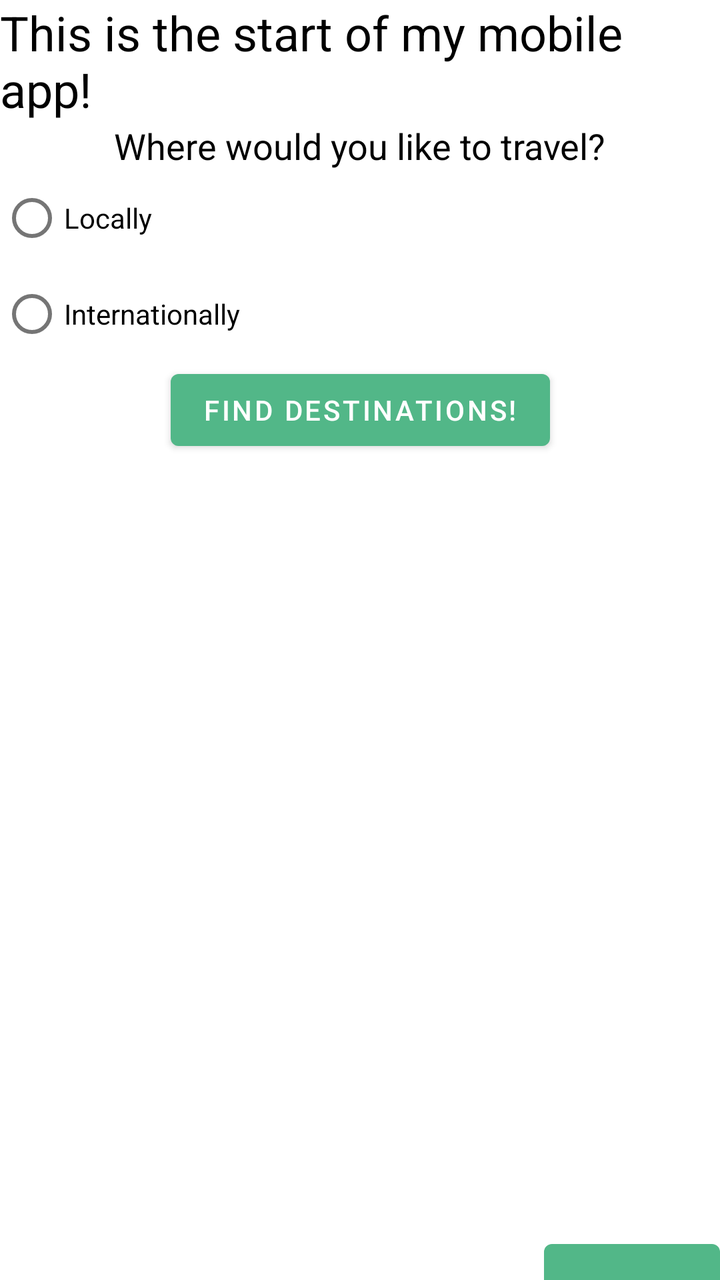
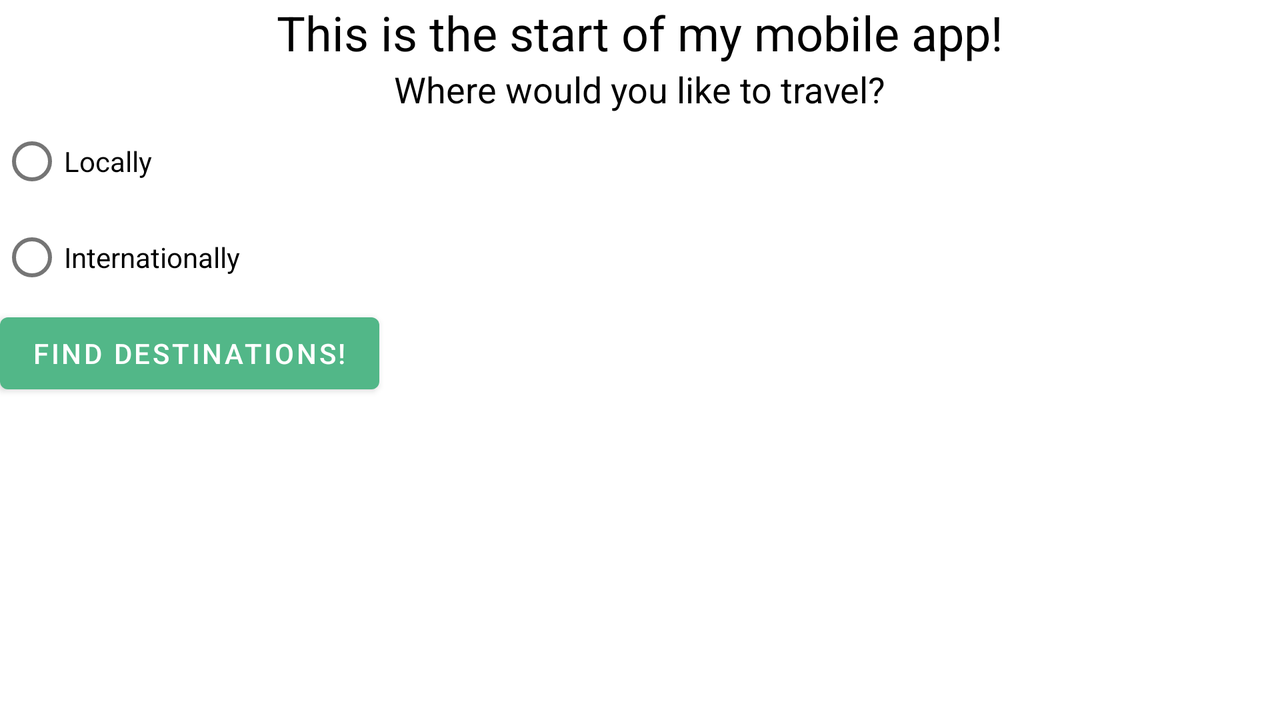

One screen, two layout resources from the same app: the default and the repository's alternative for another configuration. Each is rendered where Android would select it; the XML of both is given below.
<!-- AndroidManifest.xml: application theme Theme.TravelApp -->
<!-- res/layout/activity_main.xml -->
<?xml version="1.0" encoding="utf-8"?>
<androidx.constraintlayout.widget.ConstraintLayout xmlns:android="http://schemas.android.com/apk/res/android"
    xmlns:app="http://schemas.android.com/apk/res-auto"
    xmlns:tools="http://schemas.android.com/tools"
    android:layout_width="match_parent"
    android:layout_height="match_parent"
    tools:context=".MainActivity">

    <TextView
        android:id="@+id/welcome_text_view"
        android:layout_width="wrap_content"
        android:layout_height="wrap_content"
        android:text="@string/this_is_the_start_of_my_mobile_app"
        app:layout_constraintLeft_toLeftOf="parent"
        app:layout_constraintRight_toRightOf="parent"
        app:layout_constraintTop_toTopOf="parent"
        android:layout_marginBottom="50dp"
        style="@style/TitleStyle"
    />

    <TextView
        android:id="@+id/travel_question"
        android:text="@string/where_would_you_like_to_travel"
        android:layout_height="wrap_content"
        android:layout_width="wrap_content"
        app:layout_constraintLeft_toLeftOf="parent"
        app:layout_constraintRight_toRightOf="parent"
        app:layout_constraintTop_toBottomOf="@id/welcome_text_view"
        style="@style/FontStyle"/>

    <RadioGroup
        android:id="@+id/travel_radio"
        android:layout_width="fill_parent"
        android:layout_height="wrap_content"
        android:orientation="vertical"
        app:layout_constraintTop_toBottomOf="@id/travel_question"
        app:layout_constraintLeft_toLeftOf="parent"
        app:layout_constraintRight_toRightOf="parent">

        <RadioButton android:id="@+id/radio_local"
            android:layout_width="wrap_content"
            android:layout_height="wrap_content"
            app:layout_constraintLeft_toLeftOf="parent"
            app:layout_constraintRight_toRightOf="parent"
            android:text="@string/locally" />

        <RadioButton android:id="@+id/radio_international"
            android:layout_width="wrap_content"
            android:layout_height="wrap_content"
            app:layout_constraintLeft_toLeftOf="parent"
            app:layout_constraintRight_toRightOf="parent"
            android:text="@string/internationally" />

    </RadioGroup>

    <Button
        android:id="@+id/find_destinations"
        android:layout_width="wrap_content"
        android:layout_height="wrap_content"
        app:layout_constraintTop_toBottomOf="@id/travel_radio"
        android:text="@string/find_destinations"
        app:layout_constraintLeft_toLeftOf="parent"
        app:layout_constraintRight_toRightOf="parent"
        />

    <Button
        android:id="@+id/help_button"
        android:layout_width="wrap_content"
        android:layout_height="wrap_content"
        android:src="@drawable/help_icon"
        app:layout_constraintTop_toBottomOf="parent"
        app:layout_constraintBottom_toBottomOf="parent"
        app:layout_constraintRight_toRightOf="parent"
        />

    <TextView
        android:id="@+id/radio_output"
        android:text=""
        android:layout_height="wrap_content"
        android:layout_width="wrap_content"
        app:layout_constraintLeft_toLeftOf="parent"
        app:layout_constraintRight_toRightOf="parent"
        app:layout_constraintTop_toBottomOf="@id/travel_radio" />

    <ImageView
        android:id="@+id/seattle_image"
        android:layout_width="wrap_content"
        android:layout_height="wrap_content"
        app:layout_constraintTop_toBottomOf="@id/radio_output"
        app:layout_constraintLeft_toLeftOf="parent"
        app:layout_constraintRight_toRightOf="parent"
        android:src="@drawable/seattle"
        />





</androidx.constraintlayout.widget.ConstraintLayout>
<!-- resources referenced by this layout -->
<resources>
  <string name="find_destinations">Find destinations!</string>
  <string name="internationally">Internationally</string>
  <string name="locally">Locally</string>
  <string name="this_is_the_start_of_my_mobile_app">This is the start of my mobile app!</string>
  <string name="where_would_you_like_to_travel">Where would you like to travel?</string>
  <style name="FontStyle">
          <item name="android:textSize">18sp</item>
          <item name="android:textColor">@color/black</item>
      </style>
  <style name="TitleStyle">
          <item name="android:textSize">24sp</item>
          <item name="android:textColor">@color/black</item>
      </style>
  <style name="Theme.TravelApp" parent="Theme.MaterialComponents.DayNight.DarkActionBar">
          
          <item name="colorPrimary">@color/mint_green</item>
          <item name="colorPrimaryVariant">@color/mint_green</item>
          <item name="colorOnPrimary">@color/white</item>
          
          <item name="colorSecondary">@color/teal_200</item>
          <item name="colorSecondaryVariant">@color/teal_700</item>
          <item name="colorOnSecondary">@color/black</item>
          
          <item name="android:statusBarColor" tools:targetApi="l">?attr/colorPrimaryVariant</item>
          
      </style>
  <color name="black">#FF000000</color>
  <color name="mint_green">#52B788</color>
  <color name="white">#FFFFFFFF</color>
  <color name="teal_200">#FF03DAC5</color>
  <color name="teal_700">#FF018786</color>
</resources>
<!-- res/layout-land/activity_main.xml (the repository's variant of the layout above) -->
<!-- drawn on the phone turned sideways -->
<?xml version="1.0" encoding="utf-8"?>
<androidx.constraintlayout.widget.ConstraintLayout xmlns:android="http://schemas.android.com/apk/res/android"
    xmlns:app="http://schemas.android.com/apk/res-auto"
    xmlns:tools="http://schemas.android.com/tools"
    android:layout_width="match_parent"
    android:layout_height="match_parent"
    tools:context=".MainActivity">

    <TextView
        android:id="@+id/welcome_text_view"
        android:layout_width="wrap_content"
        android:layout_height="wrap_content"
        android:text="@string/this_is_the_start_of_my_mobile_app"
        app:layout_constraintLeft_toLeftOf="parent"
        app:layout_constraintRight_toRightOf="parent"
        app:layout_constraintTop_toTopOf="parent"
        android:layout_marginBottom="50dp"
        style="@style/TitleStyle"
    />

    <TextView
        android:id="@+id/travel_question"
        android:text="@string/where_would_you_like_to_travel"
        android:layout_height="wrap_content"
        android:layout_width="wrap_content"
        app:layout_constraintLeft_toLeftOf="parent"
        app:layout_constraintRight_toRightOf="parent"
        app:layout_constraintTop_toBottomOf="@id/welcome_text_view"
        style="@style/FontStyle"/>

    <RadioGroup
        android:id="@+id/travel_radio"
        android:layout_width="fill_parent"
        android:layout_height="wrap_content"
        android:orientation="vertical"
        app:layout_constraintTop_toBottomOf="@id/travel_question"
        app:layout_constraintLeft_toLeftOf="parent"
        app:layout_constraintRight_toRightOf="parent">

        <RadioButton
            android:id="@+id/radio_local"
            android:layout_width="wrap_content"
            android:layout_height="wrap_content"
            android:text="@string/locally"
            app:layout_constraintLeft_toLeftOf="parent"
            app:layout_constraintRight_toRightOf="parent" />

        <RadioButton android:id="@+id/radio_international"
            android:layout_width="wrap_content"
            android:layout_height="wrap_content"
            app:layout_constraintLeft_toLeftOf="parent"
            app:layout_constraintRight_toRightOf="parent"
            android:text="@string/internationally" />

        <Button
            android:id="@+id/find_destinations"
            android:layout_width="wrap_content"
            android:layout_height="wrap_content"
            android:text="@string/find_destinations" />

    </RadioGroup>


    <TextView
        android:id="@+id/radio_output"
        android:text=""
        android:layout_height="wrap_content"
        android:layout_width="wrap_content"
        app:layout_constraintLeft_toLeftOf="parent"
        app:layout_constraintRight_toRightOf="parent"
        app:layout_constraintTop_toBottomOf="@id/travel_radio" />

    <ImageView
        android:id="@+id/seattle_image"
        android:layout_width="wrap_content"
        android:layout_height="0dp"
        android:src="@drawable/seattle"
        app:layout_constraintHorizontal_bias="0.0"
        app:layout_constraintLeft_toLeftOf="parent"
        app:layout_constraintRight_toRightOf="parent"
        app:layout_constraintTop_toBottomOf="@+id/travel_radio" />


    

</androidx.constraintlayout.widget.ConstraintLayout>
